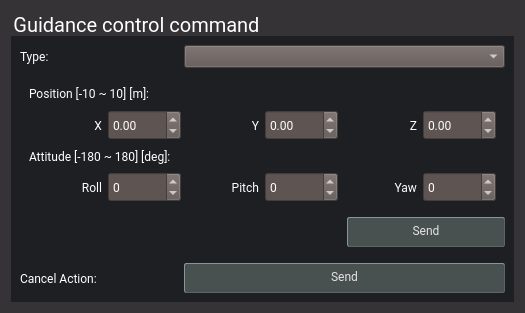
<?xml version="1.0" encoding="UTF-8"?>
<ui version="4.0">
 <class>intball::TelecommandTargetWidget</class>
 <widget class="QWidget" name="intball::TelecommandTargetWidget">
  <property name="geometry">
   <rect>
    <x>0</x>
    <y>0</y>
    <width>525</width>
    <height>313</height>
   </rect>
  </property>
  <property name="sizePolicy">
   <sizepolicy hsizetype="Preferred" vsizetype="Preferred">
    <horstretch>0</horstretch>
    <verstretch>0</verstretch>
   </sizepolicy>
  </property>
  <property name="minimumSize">
   <size>
    <width>0</width>
    <height>260</height>
   </size>
  </property>
  <property name="font">
   <font>
    <family>Roboto</family>
   </font>
  </property>
  <property name="windowTitle">
   <string>Form</string>
  </property>
  <property name="styleSheet">
   <string notr="true">color: rgb(255, 255, 255);
background-color: rgb(53, 51, 53);</string>
  </property>
  <layout class="QGridLayout" name="gridLayout">
   <item row="1" column="0" colspan="3">
    <widget class="QGroupBox" name="groupBoxCtlCommand">
     <property name="font">
      <font>
       <family>Roboto</family>
       <pointsize>-1</pointsize>
      </font>
     </property>
     <property name="styleSheet">
      <string notr="true">QGroupBox {
  border: 0;
  margin-top: 25px;
  font-size: 20px;
  background-color: rgb(29, 31, 34);
}
QLabel {
    background-color: rgb(29, 31, 34);
}</string>
     </property>
     <property name="title">
      <string>Guidance control command</string>
     </property>
     <layout class="QGridLayout" name="gridLayout_2">
      <item row="0" column="1" colspan="2">
       <widget class="QComboBox" name="comboBoxCtlCommandType">
        <property name="font">
         <font>
          <family>Roboto</family>
         </font>
        </property>
        <property name="styleSheet">
         <string notr="true">QComboBox {
  background-color: rgb(94, 85, 82);
  color: rgb(255, 255, 255);
}</string>
        </property>
       </widget>
      </item>
      <item row="4" column="1" colspan="2">
       <widget class="intball::CommandButton" name="pushButtonCancelAction">
        <property name="minimumSize">
         <size>
          <width>0</width>
          <height>30</height>
         </size>
        </property>
        <property name="font">
         <font>
          <family>Roboto</family>
         </font>
        </property>
        <property name="styleSheet">
         <string notr="true">QPushButton {
  background-color: rgb(72, 80, 80);
  color: rgb(229, 227, 226);
  padding-bottom: 3px;
  border-radius: 2px;
  border: 1px outset rgb(92, 100, 100);
}
QPushButton:pressed {
  background-color: rgb(92, 100, 100);
  color: rgb(255, 255, 255);
  padding-bottom: 3px;
  border-radius: 2px;
  border: 1px outset rgb(92, 100, 100);
}
QPushButton:disabled {
  background-color: rgb(112, 120, 120);
  color: rgb(255, 255, 255);
  padding-bottom: 3px;
  border-radius: 2px;
  border: 1px outset rgb(112, 120, 120);
}</string>
        </property>
        <property name="text">
         <string>Send</string>
        </property>
       </widget>
      </item>
      <item row="4" column="0">
       <widget class="QLabel" name="labelCancelAction">
        <property name="font">
         <font>
          <family>Roboto</family>
         </font>
        </property>
        <property name="text">
         <string>Cancel Action:</string>
        </property>
       </widget>
      </item>
      <item row="1" column="0" colspan="3">
       <widget class="QGroupBox" name="groupBoxTarget">
        <property name="font">
         <font>
          <family>Roboto</family>
          <pointsize>-1</pointsize>
         </font>
        </property>
        <property name="styleSheet">
         <string notr="true">QGroupBox {
  border: 0;
  margin-top: 0px;
  font-size: 0px;
  background-color: rgb(29, 31, 34);
}
QDoubleSpinBox {
  background-color: rgb(94, 85, 82);
  color: rgb(255, 255, 255);
}
QDoubleSpinBox:disabled {
  background-color: rgb(49, 51, 54);
  color: rgb(94, 85, 82);
}
QSpinBox {
  background-color: rgb(94, 85, 82);
  color: rgb(255, 255, 255);
}
QSpinBox:disabled {
  background-color: rgb(49, 51, 54);
  color: rgb(94, 85, 82);
}</string>
        </property>
        <property name="title">
         <string/>
        </property>
        <layout class="QGridLayout" name="gridLayout_3">
         <item row="1" column="4">
          <widget class="QLabel" name="labelControlZ">
           <property name="font">
            <font>
             <family>Roboto</family>
            </font>
           </property>
           <property name="text">
            <string>Z</string>
           </property>
           <property name="alignment">
            <set>Qt::AlignRight|Qt::AlignTrailing|Qt::AlignVCenter</set>
           </property>
          </widget>
         </item>
         <item row="3" column="4">
          <widget class="QLabel" name="labelControlYaw">
           <property name="font">
            <font>
             <family>Roboto</family>
            </font>
           </property>
           <property name="text">
            <string>Yaw</string>
           </property>
           <property name="alignment">
            <set>Qt::AlignRight|Qt::AlignTrailing|Qt::AlignVCenter</set>
           </property>
          </widget>
         </item>
         <item row="1" column="2">
          <widget class="QLabel" name="labelControlY">
           <property name="font">
            <font>
             <family>Roboto</family>
            </font>
           </property>
           <property name="text">
            <string>Y</string>
           </property>
           <property name="alignment">
            <set>Qt::AlignRight|Qt::AlignTrailing|Qt::AlignVCenter</set>
           </property>
          </widget>
         </item>
         <item row="3" column="2">
          <widget class="QLabel" name="labelControlPitch">
           <property name="font">
            <font>
             <family>Roboto</family>
            </font>
           </property>
           <property name="text">
            <string>Pitch</string>
           </property>
           <property name="alignment">
            <set>Qt::AlignRight|Qt::AlignTrailing|Qt::AlignVCenter</set>
           </property>
          </widget>
         </item>
         <item row="1" column="0">
          <widget class="QLabel" name="labelControlX">
           <property name="font">
            <font>
             <family>Roboto</family>
            </font>
           </property>
           <property name="text">
            <string>X</string>
           </property>
           <property name="alignment">
            <set>Qt::AlignRight|Qt::AlignTrailing|Qt::AlignVCenter</set>
           </property>
          </widget>
         </item>
         <item row="3" column="0">
          <widget class="QLabel" name="labelControlRoll">
           <property name="font">
            <font>
             <family>Roboto</family>
            </font>
           </property>
           <property name="text">
            <string>Roll</string>
           </property>
           <property name="alignment">
            <set>Qt::AlignRight|Qt::AlignTrailing|Qt::AlignVCenter</set>
           </property>
          </widget>
         </item>
         <item row="1" column="1">
          <widget class="QDoubleSpinBox" name="targetInputX">
           <property name="minimumSize">
            <size>
             <width>0</width>
             <height>30</height>
            </size>
           </property>
           <property name="font">
            <font>
             <family>Roboto</family>
            </font>
           </property>
           <property name="styleSheet">
            <string notr="true"/>
           </property>
           <property name="minimum">
            <double>-10.000000000000000</double>
           </property>
           <property name="maximum">
            <double>10.000000000000000</double>
           </property>
           <property name="singleStep">
            <double>0.010000000000000</double>
           </property>
          </widget>
         </item>
         <item row="1" column="3">
          <widget class="QDoubleSpinBox" name="targetInputY">
           <property name="minimumSize">
            <size>
             <width>0</width>
             <height>30</height>
            </size>
           </property>
           <property name="font">
            <font>
             <family>Roboto</family>
            </font>
           </property>
           <property name="styleSheet">
            <string notr="true"/>
           </property>
           <property name="minimum">
            <double>-10.000000000000000</double>
           </property>
           <property name="maximum">
            <double>10.000000000000000</double>
           </property>
           <property name="singleStep">
            <double>0.010000000000000</double>
           </property>
          </widget>
         </item>
         <item row="1" column="5">
          <widget class="QDoubleSpinBox" name="targetInputZ">
           <property name="minimumSize">
            <size>
             <width>0</width>
             <height>30</height>
            </size>
           </property>
           <property name="font">
            <font>
             <family>Roboto</family>
            </font>
           </property>
           <property name="styleSheet">
            <string notr="true"/>
           </property>
           <property name="minimum">
            <double>-10.000000000000000</double>
           </property>
           <property name="maximum">
            <double>10.000000000000000</double>
           </property>
           <property name="singleStep">
            <double>0.010000000000000</double>
           </property>
          </widget>
         </item>
         <item row="3" column="1">
          <widget class="QSpinBox" name="targetInputRoll">
           <property name="minimumSize">
            <size>
             <width>0</width>
             <height>30</height>
            </size>
           </property>
           <property name="font">
            <font>
             <family>Roboto</family>
            </font>
           </property>
           <property name="styleSheet">
            <string notr="true"/>
           </property>
           <property name="minimum">
            <number>-180</number>
           </property>
           <property name="maximum">
            <number>180</number>
           </property>
          </widget>
         </item>
         <item row="3" column="3">
          <widget class="QSpinBox" name="targetInputPitch">
           <property name="minimumSize">
            <size>
             <width>0</width>
             <height>30</height>
            </size>
           </property>
           <property name="font">
            <font>
             <family>Roboto</family>
            </font>
           </property>
           <property name="styleSheet">
            <string notr="true"/>
           </property>
           <property name="minimum">
            <number>-180</number>
           </property>
           <property name="maximum">
            <number>180</number>
           </property>
          </widget>
         </item>
         <item row="3" column="5">
          <widget class="QSpinBox" name="targetInputYaw">
           <property name="minimumSize">
            <size>
             <width>0</width>
             <height>30</height>
            </size>
           </property>
           <property name="font">
            <font>
             <family>Roboto</family>
            </font>
           </property>
           <property name="styleSheet">
            <string notr="true"/>
           </property>
           <property name="minimum">
            <number>-180</number>
           </property>
           <property name="maximum">
            <number>180</number>
           </property>
          </widget>
         </item>
         <item row="2" column="0" colspan="3">
          <widget class="QLabel" name="labelAttitude">
           <property name="font">
            <font>
             <family>Roboto</family>
            </font>
           </property>
           <property name="text">
            <string>Attitude [-180 ~ 180] [deg]:</string>
           </property>
          </widget>
         </item>
         <item row="0" column="0" colspan="3">
          <widget class="QLabel" name="labelPosition">
           <property name="font">
            <font>
             <family>Roboto</family>
            </font>
           </property>
           <property name="text">
            <string>Position [-10 ~ 10] [m]:</string>
           </property>
          </widget>
         </item>
        </layout>
        <zorder>labelControlYaw</zorder>
        <zorder>labelControlZ</zorder>
        <zorder>labelPosition</zorder>
        <zorder>labelControlX</zorder>
        <zorder>labelControlPitch</zorder>
        <zorder>labelControlY</zorder>
        <zorder>labelControlRoll</zorder>
        <zorder>labelAttitude</zorder>
        <zorder>targetInputX</zorder>
        <zorder>targetInputY</zorder>
        <zorder>targetInputZ</zorder>
        <zorder>targetInputRoll</zorder>
        <zorder>targetInputPitch</zorder>
        <zorder>targetInputYaw</zorder>
       </widget>
      </item>
      <item row="2" column="2">
       <widget class="intball::CommandButton" name="pushButtonSendAction">
        <property name="minimumSize">
         <size>
          <width>0</width>
          <height>30</height>
         </size>
        </property>
        <property name="font">
         <font>
          <family>Roboto</family>
         </font>
        </property>
        <property name="styleSheet">
         <string notr="true">QPushButton {
  background-color: rgb(72, 80, 80);
  color: rgb(229, 227, 226);
  padding-bottom: 3px;
  border-radius: 2px;
  border: 1px outset rgb(92, 100, 100);
}
QPushButton:pressed {
  background-color: rgb(92, 100, 100);
  color: rgb(255, 255, 255);
  padding-bottom: 3px;
  border-radius: 2px;
  border: 1px outset rgb(92, 100, 100);
}
QPushButton:disabled {
  background-color: rgb(112, 120, 120);
  color: rgb(255, 255, 255);
  padding-bottom: 3px;
  border-radius: 2px;
  border: 1px outset rgb(112, 120, 120);
}</string>
        </property>
        <property name="text">
         <string>Send</string>
        </property>
       </widget>
      </item>
      <item row="0" column="0">
       <widget class="QLabel" name="labelType">
        <property name="font">
         <font>
          <family>Roboto</family>
         </font>
        </property>
        <property name="text">
         <string>Type:</string>
        </property>
       </widget>
      </item>
      <item row="3" column="1">
       <spacer name="verticalSpacer">
        <property name="orientation">
         <enum>Qt::Vertical</enum>
        </property>
        <property name="sizeType">
         <enum>QSizePolicy::Fixed</enum>
        </property>
        <property name="sizeHint" stdset="0">
         <size>
          <width>20</width>
          <height>10</height>
         </size>
        </property>
       </spacer>
      </item>
     </layout>
    </widget>
   </item>
  </layout>
 </widget>
 <customwidgets>
  <customwidget>
   <class>intball::CommandButton</class>
   <extends>QPushButton</extends>
   <header>command_button.h</header>
  </customwidget>
 </customwidgets>
 <resources/>
 <connections/>
</ui>
